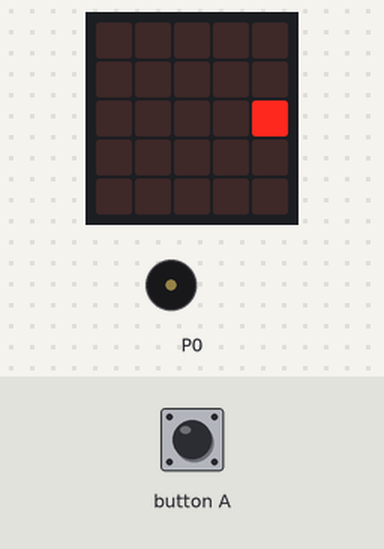
A program run on a simulated BBC micro:bit (MakeCode). Shown: the board's 5×5 LED display, buzzer (waves = sounding). The inputs (shaded band) are chosen by the test bench. The run ends where the board's game-over animation would start. At 2.6 s the program stops and its outputs stay as they are.

Above: at 1.6 s.
1.7 s: button A pressed for 0.15 s
At 2.2 s:
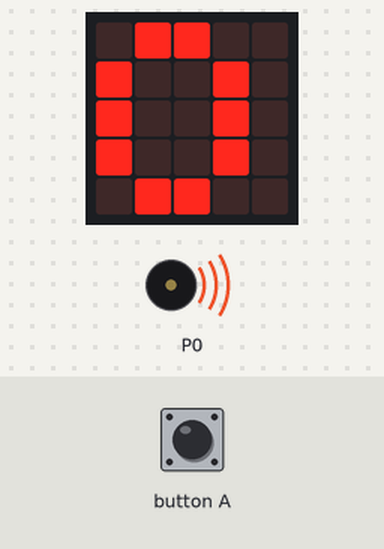
At 3.2 s:
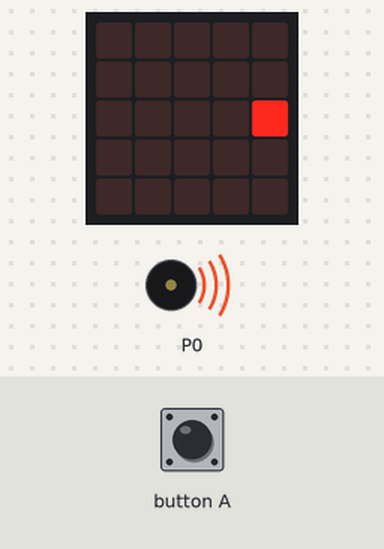
Timing chart, 0 to 4.1 s (numbered marks = the images above; inputs shaded):
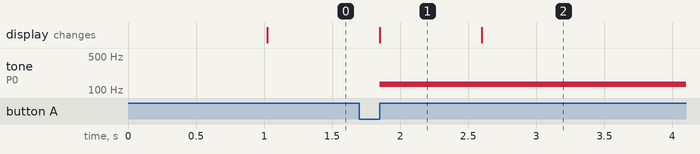

The program:

main.ts
```typescript
input.onButtonPressed(Button.A, function () {
    if (sprite.get(LedSpriteProperty.X) == 2) {
        game.addScore(1)
        wachttijd += -100
        score += 1
    } else {
        music.startMelody(music.builtInMelody(Melodies.Funeral), MelodyOptions.OnceInBackground)
        basic.showNumber(score)
        game.gameOver()
    }
})
let score = 0
let sprite: game.LedSprite = null
sprite = game.createSprite(2, 2)
score = 0
let wachttijd = 1000
basic.forever(function () {
    sprite.move(1)
    basic.pause(wachttijd)
    sprite.ifOnEdgeBounce()
})
```

test.ts
```typescript
// tests gaan hier; deze zal niet worden gecompileerd wanneer dit pakket wordt gebruikt als extensie.
```

Measured:
- after the input at 1.7 s, tone on P0: silent → 131 Hz after 0.15 s; the display: changes after 0.15 s (image 1)
- what the display in image 1 shows lasts 0.7 s, from 1.9 s to 2.6 s
